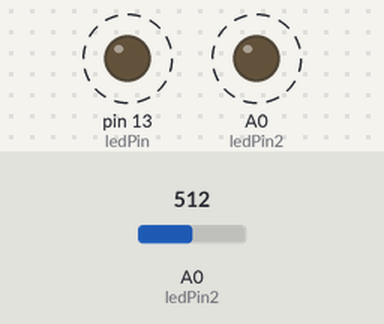
Simulated run of this sketch. Board: Arduino Uno, built with avr-gcc and run on an emulated ATmega328P. On the bench: output pins drawn as LEDs (lit = HIGH). Dashed ring = blinking. The test bench sets the inputs (shaded band); at power-on: A0 (ledPin2) = 512.

Above: at 1.8 s.
1.9 s: A0 (ledPin2) set to 0
At 3.2 s:
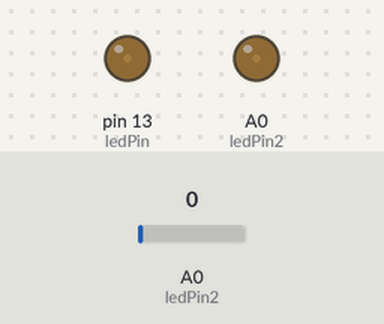
3.6 s: A0 (ledPin2) set to 122
At 3.9 s:
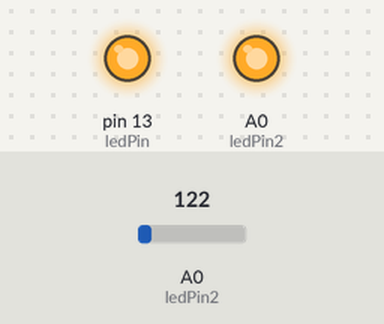
Timing chart, 0 to 13.1 s (numbered marks = the images above; inputs shaded):
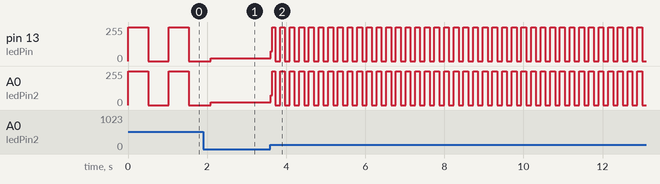

Measured:
- after the input at 3.6 s, pin 13 (ledPin), A0 (ledPin2): 22/255 → 73/255 at once, then moves between 0/255 and 255/255, repeating every 0.24 s
- by itself, pin 13 (ledPin), A0 (ledPin2): alternates 255/255 for 0.51 s and 0/255 for 0.51 s

The sketch:

ledblink.ino
```cpp
int ledPin = 13;
int ledPin2 = 14;
int timePot = A0;
int delayVal;

void setup() {
  // put your setup code here, to run once:
  pinMode(ledPin, OUTPUT);
  pinMode(ledPin2, OUTPUT);
}

void loop() {
  // put your main code here, to run repeatedly:
  delayVal = analogRead(timePot);
  digitalWrite(ledPin, HIGH);
  digitalWrite(ledPin2, HIGH);
  delay(delayVal);
  digitalWrite(ledPin, LOW);
  digitalWrite(ledPin2, LOW);
  delay(delayVal);
}
```
